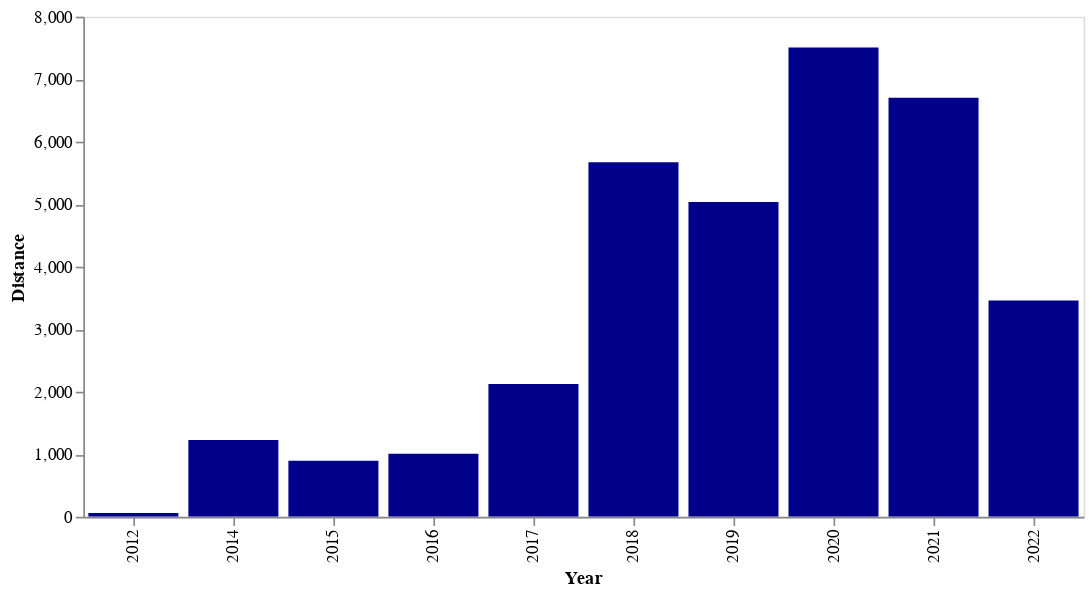

Here is the notebook cell this chart was saved with:
### Code cell
alt.Chart(km_per_year).mark_bar(color='darkblue').encode(
    x='Year:O',
    y='Distance:Q',
    tooltip=['Distance', 'Year']
).configure_axis(
    grid=False
).properties(
    width=600,
    height=300
).interactive()

### Figure 1 — Vega-Lite specification as saved in the notebook (floating-point values rounded to 4 significant figures)
{"config": {"view": {"continuousWidth": 400, "continuousHeight": 300}, "axis": {"grid": false}}, "data": {"name": "data-e0473cfbce69d171a5fdd713303ca1c8"}, "mark": {"type": "bar", "color": "darkblue"}, "encoding": {"tooltip": [{"field": "Distance", "type": "quantitative"}, {"field": "Year", "type": "quantitative"}], "x": {"field": "Year", "type": "ordinal"}, "y": {"field": "Distance", "type": "quantitative"}}, "height": 300, "selection": {"selector011": {"type": "interval", "bind": "scales", "encodings": ["x", "y"]}}, "width": 600, "$schema": "https://vega.github.io/schema/vega-lite/v4.17.0.json", "datasets": {"data-e0473cfbce69d171a5fdd713303ca1c8": [{"Year": 2012.0, "Distance": 59.25}, {"Year": 2014.0, "Distance": 1226.0}, {"Year": 2015.0, "Distance": 896.6}, {"Year": 2016.0, "Distance": 1007.0}, {"Year": 2017.0, "Distance": 2124.0}, {"Year": 2018.0, "Distance": 5670.0}, {"Year": 2019.0, "Distance": 5034.0}, {"Year": 2020.0, "Distance": 7506.0}, {"Year": 2021.0, "Distance": 6703.0}, {"Year": 2022.0, "Distance": 3458.0}]}}
